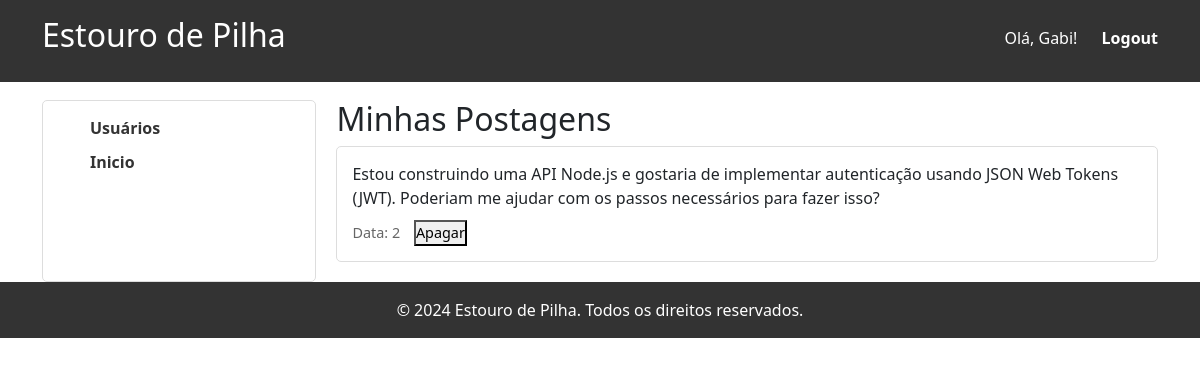
The page /meu_perfil.php (signed in) on the database its author committed.
### tables this page shows
CREATE TABLE IF NOT EXISTS db_post (
  post_id INT NOT NULL AUTO_INCREMENT,
  post_tittle VARCHAR(30) NOT NULL,
  post_body TEXT NOT NULL,
   
  post_note INT,
  usr_id INT NOT NULL,
  PRIMARY KEY (post_id),
  FOREIGN KEY (usr_id) REFERENCES db_usr(usr_id)
);

### meu_perfil.php (the view, shortened to what this page needs)
<?php
$usr = $_SESSION['usr'] ?? '';
$usr_id = $_SESSION['usr_id'] ?? '';
require_once 'banco.php';
$stmt_posts = $banco->prepare("SELECT post_id, post_body FROM db_post WHERE usr_id = ?");
$stmt_posts->bind_param("i", $usr_id);
$stmt_posts->execute();
$result_posts = $stmt_posts->get_result();
?>
<!DOCTYPE html>
<html lang="pt-br">
<head>
    <link rel="stylesheet" href="estilos.css">
    <link href="https://cdn.jsdelivr.net/npm/bootstrap@5.3.3/dist/css/bootstrap.min.css" rel="stylesheet">
</head>
<body>
<header>
    <div class="container">
        <h1>Estouro de Pilha</h1>
        <nav>
            <ul>
                <li>Olá, <?php echo htmlspecialchars($usr); ?>!</li>
                <li><a href="logout.php">Logout</a></li>
            </ul>
        </nav>
    </div>
</header>
<main class="container">
    <aside class="sidebar">
        <ul>
            <li><a href="pesquisa_usuario.php">Usuários</a></li>
            <li><a href="index.php">Inicio</a></li>
        </ul>
    </aside>
    <section class="feed">
        <h2>Minhas Postagens</h2>
        <?php while ($post = $result_posts->fetch_object()): ?>
            <div class="post">
                <p><?php echo nl2br(htmlspecialchars($post->post_body)); ?></p>
                <div class="post-info">
                    <span>Data: <?php echo htmlspecialchars($post->post_id); ?></span>
                    <form action="delete_post.php" method="post" style="display:inline;">
                        <button type="submit">Apagar</button>
                    </form>
                </div>
            </div>
        <?php endwhile; ?>
    </section>
</main>
<footer>
    <div class="container">
        <p>&copy; 2024 Estouro de Pilha. Todos os direitos reservados.</p>
    </div>
</footer>
</body>
</html>

### estilos.css (style rules this page uses)
* { margin: 0; padding: 0; box-sizing: border-box; }
body { font-family: Arial, sans-serif; line-height: 1.6; background-color: #f4f4f4; }
.container { width: 80%; margin: auto; overflow: hidden; }
header { background: #333; color: #fff; padding: 1rem 0; position: fixed; top: 0; width: 100%; z-index: 1000; }
header h1 { float: left; font-size:xx-large; font-display:inherit ; }
header nav { float: right; margin-top: 10px; }
header nav ul { list-style: none; }
header nav ul li { display: inline; margin-left: 20px; }
header nav ul li a { color: #fff; text-decoration: none; font-weight: bold; }
main { display: flex; margin-top: 80px; }
.sidebar { width: 25%; background: #fff; padding: 15px; margin-right: 20px; border: 1px solid #ddd; border-radius: 5px; margin-top: 100px; }
.sidebar ul { list-style: none; }
.sidebar ul li { margin-bottom: 10px; }
.sidebar ul li a { text-decoration: none; color: #333; font-weight: bold; }
.feed { width: 75%; margin-top: 100px; }
.post { background: #fff; padding: 15px; margin-bottom: 20px; border: 1px solid #ddd; border-radius: 5px; }
.post p { margin-bottom: 10px; }
.post-info { margin-top: 10px; font-size: 0.9rem; color: #666; }
.post-info span { margin-right: 10px; }
footer { display: flex; flex-direction: column; margin-top: auto; background: #333; color: #fff; text-align: center; padding: 1rem 0; width: 100%; }
footer p { margin: 0; }

### rows shown on the page
db_post: post_body "Estou construindo uma API Node.js e gostaria de implementar autenticação usando JSON Web Tokens (JWT). Poderiam me ajudar com os passos necessários para fazer isso?", post_id "2"

### other values the page prints
$usr "Gabi"
